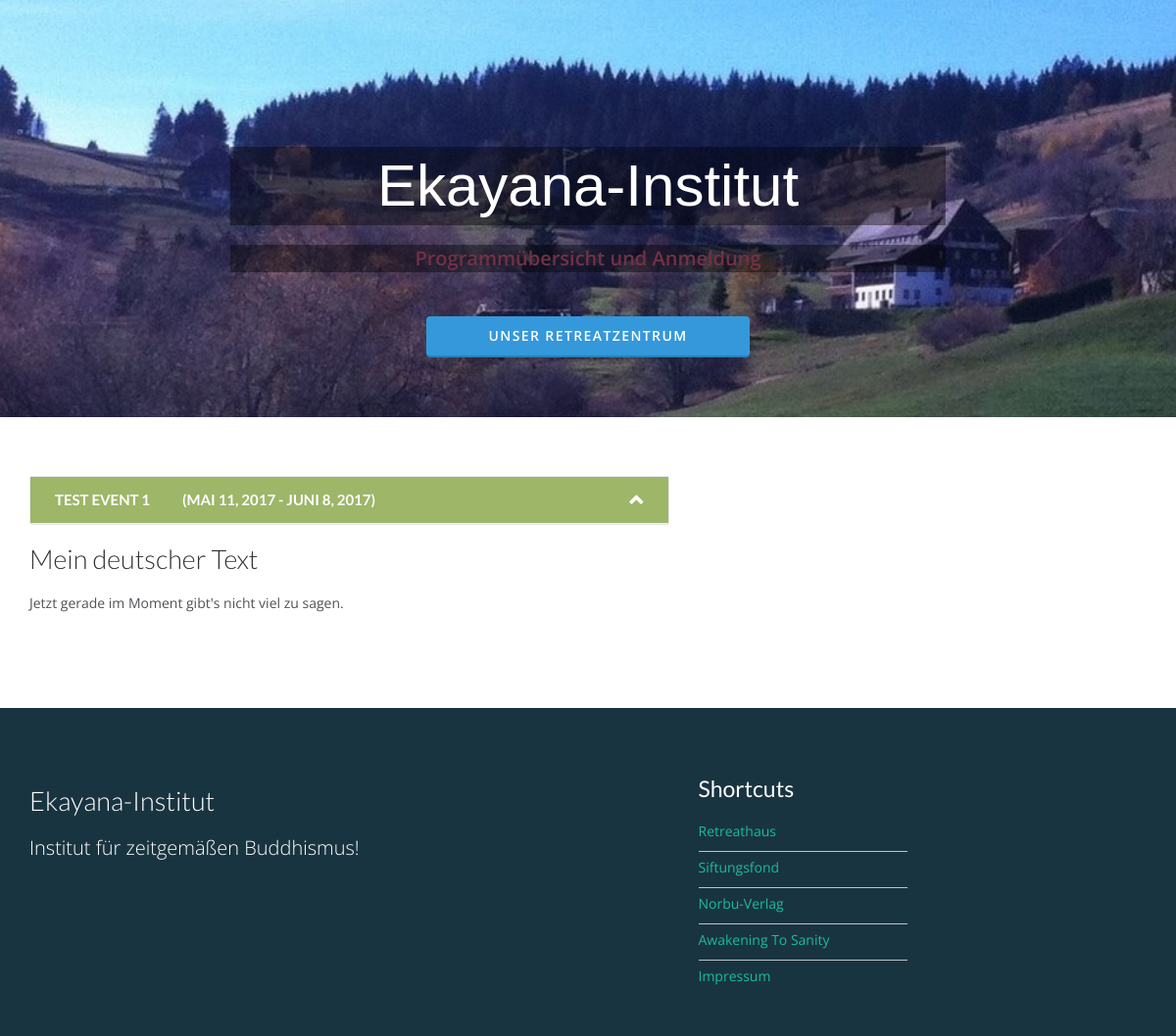
Before: / with the older database file.
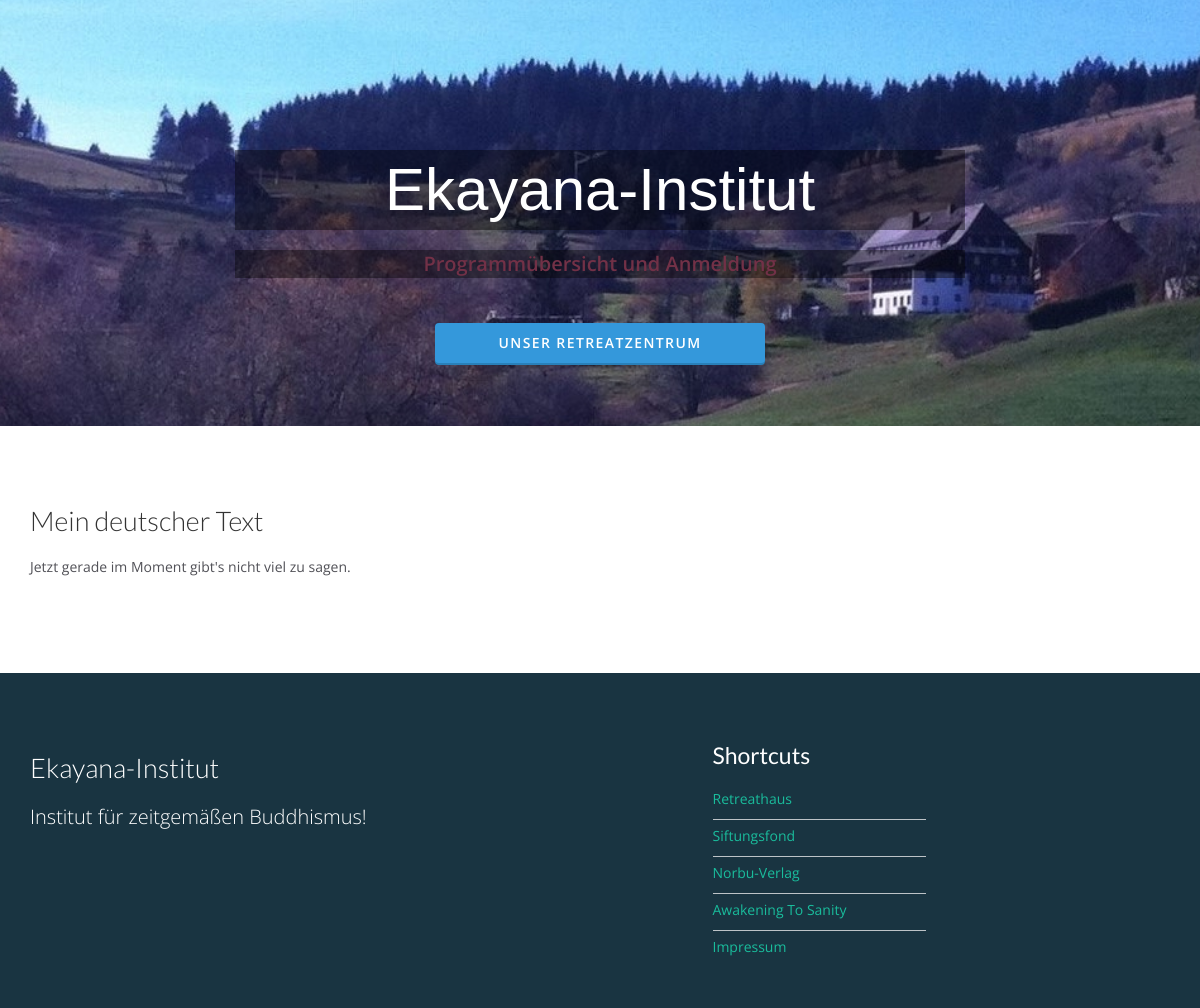
After: the same page with the newer database file.
### Anmeldung/models.py (models this page shows, shortened)
class Event(models.Model):
    bezeichnung = models.CharField(max_length=200)
    registrationdeadline = models.DateField('Sichtbar bis einschl.',default=datetime.date.today)
    beginn = models.DateField(default=datetime.date.today)
    ende = models.DateField(default=datetime.date.today)
    kurzbeschreibung = HTMLField('Kurze Beschreibung')
    beschreibung = HTMLField('Beschreibung')
    oeffentlich = models.BooleanField('Öffentliche Veranstaltung bzw. noch Plätze frei',default=True)
    eventplaetze = models.PositiveSmallIntegerField("Plätze für Teilnehmer", default=0)
    schlafplaetze = models.PositiveSmallIntegerField("Plätze für Übernachtung",default=0)
    essensplaetze = models.PositiveSmallIntegerField("Plätze für Teilnehmer an der Verpflegung", default=0)
    class Meta:
        verbose_name = 'Veranstaltung'
        verbose_name_plural = 'Veranstaltungen'
    ordering = ['+beginn']

class texte(models.Model):
    LEFTCONTENT = 'LEFT'
    RIGHTCONTENT = 'RIGHT'
    COLCHOICES = (
    (LEFTCONTENT, 'linke Spalte'),
    (RIGHTCONTENT, 'rechte Spalte'),
    )
    TOPCONTENT = "TOP"
    BOTTOMCONTENT ="BOTTOM"
    ROWCHOICES = (
        (TOPCONTENT, 'Über den Terminen'),
        (BOTTOMCONTENT,'Unter den Terminen'),
    )
    bereich = models.CharField(max_length=5,choices=COLCHOICES,default=LEFTCONTENT)
    hoehe = models.CharField(max_length=6, choices=ROWCHOICES, default=BOTTOMCONTENT)
    headertext = models.CharField('Überschrift',max_length=50)
    langtext = HTMLField('Text')
    datepublishedstart = models.DateField(_('Veröffentlichung am'),default=datetime.date.today)
    datepublishedend = models.DateField(_('Veröffentlichung bis'),default=datetime.date.today)
    class Meta:
        ordering = ['datepublishedstart']
        verbose_name = 'Texte'
        verbose_name_plural = 'Texte'

### Anmeldung/views.py (the view)
# urls.py: url(r'^$', views.uebersicht, name='uebersicht'),
def uebersicht(request):
    events = Event.objects.filter(registrationdeadline__gte=date.today()).order_by('beginn')
    links = texte.objects.filter(bereich__exact='LEFT',
                                 datepublishedstart__lte=date.today(),
                                 datepublishedend__gte=date.today()).order_by('-datepublishedstart')
    rechts = texte.objects.filter(bereich__exact='RIGHT',
                                  datepublishedstart__lte=date.today(),
                                  datepublishedend__gte=date.today()).order_by('-datepublishedstart')
    oben = texte.objects.filter(bereich__exact='LEFT',
                                hoehe__exact='TOP',
                                datepublishedstart__lte=date.today(),
                                datepublishedend__gte=date.today()).order_by('-datepublishedstart')
    unten = texte.objects.filter(bereich__exact='LEFT',
                                 hoehe__exact='BOTTOM',
                                 datepublishedstart__lte=date.today(),
                                 datepublishedend__gte=date.today()).order_by('-datepublishedstart')
    return render(request, 'Anmeldung/event_detail.html',
                  {'events': events, 'links': links, 'rechts': rechts, 'oben': oben, 'unten': unten})

### Anmeldung/templates/Anmeldung/event_detail.html (shortened to what this page needs)
{% extends 'Anmeldung/base2.html' %}
{% block content %}
<div class="col-md-7">
  <div class="panel-group">
    {%  for h in events %}
      <div class="panel panel-default">
          <div class="panel-heading">
              <h4 class="panel-title">
                <a class="panel-toggle" data-toggle="collapse" data-parent=".panel-group" href="#content{{ forloop.counter}}">
                  <span>{{ h.bezeichnung }} &emsp;&emsp;({{h.beginn}} -  {{h.ende}})</span>
                </a>
              </h4>
          </div>
      </div>
    {% endfor %}
        {% for j in unten %}
            <h3>{{ j.headertext }}</h3>
            <p> {{ j.langtext|safe }}</p>
        {% endfor %}
  </div>
</div>
<div class="col-md-5">
</div>
{% endblock %}

Changed rows visible on the page:
removed Event: bezeichnung "TEST EVENT 1", beginn "MAI 11, 2017", ende "JUNI 8, 2017"
